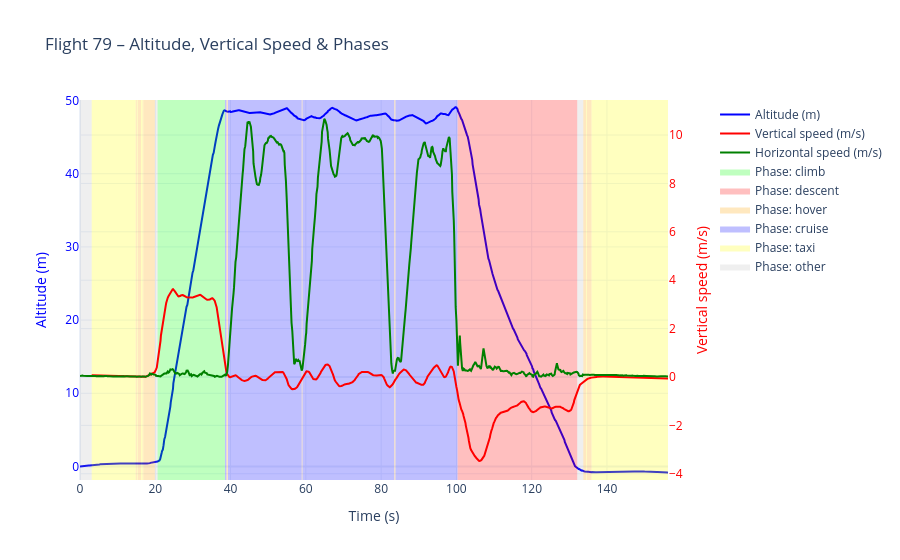

Write notebook code for a chart like this one.
### Markdown cell above
### Visualize different phase of flight with Line graph

### Code cell
flight_id = 79
d = df[df["flight"] == flight_id].copy()

# ------------------ Define colors for phases ------------------
phase_colors = {
    "climb":   "rgba(0,255,0,0.25)",      # light green
    "descent": "rgba(255,0,0,0.25)",      # light red
    "hover":   "rgba(255,165,0,0.25)",    # light orange
    "cruise":  "rgba(0,0,255,0.25)",      # light blue
    "taxi":    "rgba(255,255,0,0.25)",    # light yellow
    "other":   "rgba(150,150,150,0.15)"   # light gray
}

# ------------------ Build customdata for hover ------------------
customdata = np.stack((
    d["altitude_measured"],
    d["vz_from_alt"],
    d["horizontal_speed"],
    d["phase"]
), axis=-1)

fig = plot_flight_altitude_speed(
    d,
    customdata=customdata,
    phase_colors=phase_colors,
    flight_id=flight_id,
    show=True
)

### Figure 1 — Plotly figure (JSON) as saved in the notebook; plotly's stock layout.template omitted (floating-point values rounded to 4 significant figures; data arrays with more than 128 entries replaced by an {"elided": "..."} marker saying what was removed)
{"data": [{"customdata": {"elided": "1043x4 mixed values"}, "hovertemplate": "Time: %{x:.2f} s<br>Altitude: %{customdata[0]:.2f} m<br>Vertical speed: %{customdata[1]:.2f} m/s<br>Horizontal speed: %{customdata[2]:.2f} m/s<br>Phase: %{customdata[3]}<extra></extra>", "line": {"color": "blue", "width": 2}, "mode": "lines", "name": "Altitude (m)", "type": "scatter", "x": {"elided": "1043 float values"}, "y": {"elided": "1043 float values"}}, {"customdata": {"elided": "1043x4 mixed values"}, "hovertemplate": "Time: %{x:.2f} s<br>Altitude: %{customdata[0]:.2f} m<br>Vertical speed: %{customdata[1]:.2f} m/s<br>Horizontal speed: %{customdata[2]:.2f} m/s<br>Phase: %{customdata[3]}<extra></extra>", "line": {"color": "red", "width": 2}, "mode": "lines", "name": "Vertical speed (m/s)", "type": "scatter", "x": {"elided": "1043 float values"}, "y": {"elided": "1043 float values"}, "yaxis": "y2"}, {"customdata": {"elided": "1043x4 mixed values"}, "hovertemplate": "Time: %{x:.2f} s<br>Altitude: %{customdata[0]:.2f} m<br>Vertical speed: %{customdata[1]:.2f} m/s<br>Horizontal speed: %{customdata[2]:.2f} m/s<br>Phase: %{customdata[3]}<extra></extra>", "line": {"color": "green", "width": 2}, "mode": "lines", "name": "Horizontal speed (m/s)", "type": "scatter", "x": {"elided": "1043 float values"}, "y": {"elided": "1043 float values"}, "yaxis": "y2"}, {"fill": "toself", "fillcolor": "rgba(0,255,0,0.25)", "hoverinfo": "skip", "line": {"width": 0}, "mode": "lines", "name": "Phase: climb", "showlegend": true, "type": "scatter", "x": {"elided": "714 float values"}, "y": {"elided": "714 float values"}}, {"fill": "toself", "fillcolor": "rgba(255,0,0,0.25)", "hoverinfo": "skip", "line": {"width": 0}, "mode": "lines", "name": "Phase: descent", "showlegend": true, "type": "scatter", "x": {"elided": "1272 float values"}, "y": {"elided": "1272 float values"}}, {"fill": "toself", "fillcolor": "rgba(255,165,0,0.25)", "hoverinfo": "skip", "line": {"width": 0}, "mode": "lines", "name": "Phase: hover", "showlegend": true, "type": "scatter", "x": {"elided": "288 float values"}, "y": {"elided": "288 float values"}}, {"fill": "toself", "fillcolor": "rgba(0,0,255,0.25)", "hoverinfo": "skip", "line": {"width": 0}, "mode": "lines", "name": "Phase: cruise", "showlegend": true, "type": "scatter", "x": {"elided": "2442 float values"}, "y": {"elided": "2442 float values"}}, {"fill": "toself", "fillcolor": "rgba(255,255,0,0.25)", "hoverinfo": "skip", "line": {"width": 0}, "mode": "lines", "name": "Phase: taxi", "showlegend": true, "type": "scatter", "x": {"elided": "1314 float values"}, "y": {"elided": "1314 float values"}}, {"fill": "toself", "fillcolor": "rgba(150,150,150,0.15)", "hoverinfo": "skip", "line": {"width": 0}, "mode": "lines", "name": "Phase: other", "showlegend": true, "type": "scatter", "x": {"elided": "222 float values"}, "y": {"elided": "222 float values"}}], "layout": {"legend": {"bgcolor": "rgba(255,255,255,0.7)", "x": 1.08, "y": 1}, "margin": {"r": 120}, "title": {"text": "Flight 79 – Altitude, Vertical Speed & Phases"}, "xaxis": {"title": {"text": "Time (s)"}}, "yaxis": {"range": [-1.856, 50.08], "tickfont": {"color": "blue"}, "title": {"font": {"color": "blue"}, "text": "Altitude (m)"}}, "yaxis2": {"overlaying": "y", "side": "right", "tickfont": {"color": "red"}, "title": {"font": {"color": "red"}, "text": "Vertical speed (m/s)"}}}}
